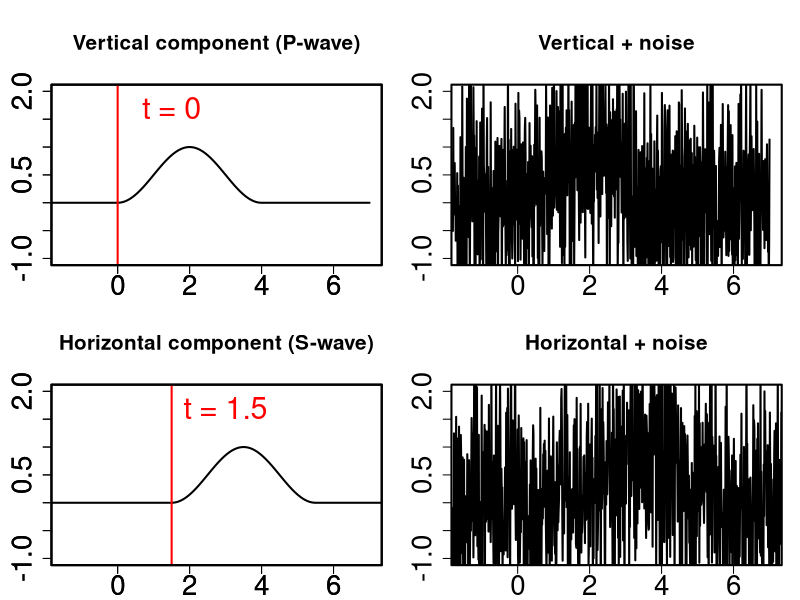
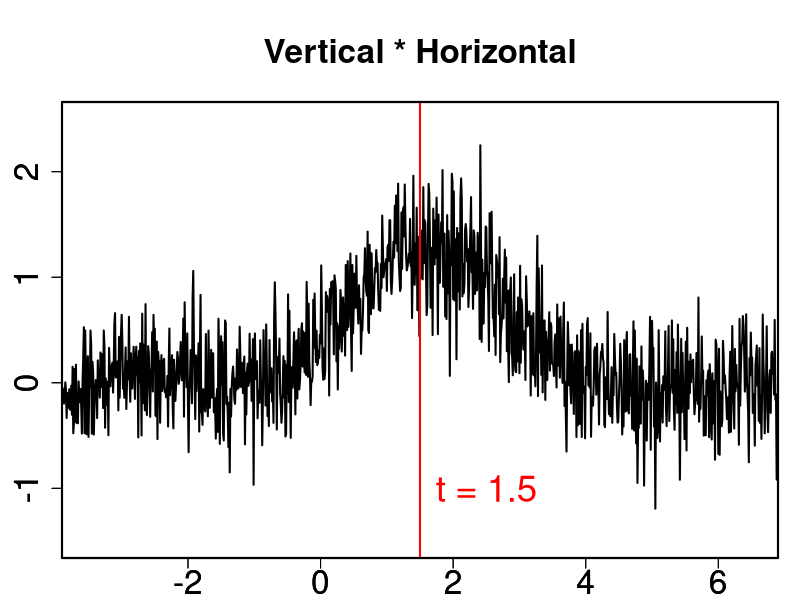

Reproduce these figures in R, in order.
dt = 0.01
T1 = 10.0
T2 = 18.0
n1 = floor(T1 / dt)
n2 = floor(T2 / dt)
ampn = 1.0

set.seed(1)
t1 = dt * c(0 : n1)
fnoise = ampn * rnorm(1 + n1)
finit = 0.5 * (1 + cos(0.5 * pi * (t1 - 1.0)))
finit[t1 <= 3 | t1 >= 7] = 0.0
f = finit + fnoise

t2 = dt * c(0 : n2)
gnoise = ampn * rnorm(1 + n2)
ginit = 0.5 * (1 + cos(0.5 * pi * (t2 - 2.5)))
ginit[t2 <= 4.5 | t2 >= 8.5] = 0.0
g = ginit + gnoise

t = dt * c(- n1 : n2)
fg = rep(0, 1 + n1 + n2)
for (i in 1 : (1 + n1 + n2)) {
    fsub = c(rep(0, n2), f, rep(0, n2))
    if (i == 1) {
        gsub = c(rep(0, 1 - i + n1 + n2), g)
    } else if (i == 1 + n1 + n2) {
        gsub = c(g, rep(0, i - 1))
    } else {
        gsub = c(rep(0, 1 - i + n1 + n2), g, rep(0, i - 1))
    }
    fg[i] = sum(fsub * gsub) * dt
}
filename <- "/Users/ariane/Documents/ResearchProject/ETSscripts/figures/crosscorrelation/seismicwaves_cc.eps"
postscript(filename, width=21, height=5, horizontal=FALSE)
oldpar <- par(mfrow=c(2,2))

par(cex.axis=2, cex.lab=3, cex.main=1.5, mfg=c(1, 1, 2, 2), lwd=2, mar=c(2, 3, 5, 1) + 0.1)
plot(t1 - 3, finit, xlim=c(-1.5, 7), ylim=c(-1, 2), xlab="", ylab="", type="l", lwd=2)
par(new=TRUE)
plot(c(0, 0), c(-2, 3), xlim=c(-1.5, 7), ylim=c(-1, 2), xlab="", ylab="", type="l", lwd=2, col="red")
text(1.5, 1.7, labels="t = 0", cex = 2.2, col="red")
title(main="Vertical component (P-wave)")

par(cex.axis=2, cex.lab=3, cex.main=1.5, mfg=c(1, 2, 2, 2), lwd=2, mar=c(2, 3, 5, 1) + 0.1)
plot(t1 - 3, f, xlim=c(-1.5, 7), ylim=c(-1, 2), xlab="", ylab="", type="l", lwd=2)
title(main="Vertical + noise")

par(cex.axis=2, cex.lab=3, cex.main=1.5, mfg=c(2, 1, 2, 2), lwd=2, mar=c(2, 3, 5, 1) + 0.1)
plot(t2 - 3, ginit, xlim=c(-1.5, 7), ylim=c(-1, 2), xlab="", ylab="", type="l", lwd=2)
par(new=TRUE)
plot(c(1.5, 1.5), c(-2, 3), xlim=c(-1.5, 7), ylim=c(-1, 2), xlab="", ylab="", type="l", lwd=2, col="red")
text(3, 1.7, labels="t = 1.5", cex = 2.2, col="red")
title(main="Horizontal component (S-wave)")

par(cex.axis=2, cex.lab=3, cex.main=1.5, mfg=c(2, 2, 2, 2), lwd=2, mar=c(2, 3, 5, 1) + 0.1)
plot(t2 - 3, g, xlim=c(-1.5, 7), ylim=c(-1, 2), xlab="", ylab="", type="l", lwd=2)
title(main="Horizontal + noise")

dev.off()

filename <- "/Users/ariane/Documents/ResearchProject/ETSscripts/figures/crosscorrelation/crosscorrelation.eps"
postscript(filename, width=21, height=5, horizontal=FALSE)

par(cex.axis=2, cex.lab=3, cex.main=2, lwd=2, mar=c(2, 3, 5, 1) + 0.1)
plot(t, fg, xlim=c(-3.5, 6.5), ylim=c(-1.5, 2.5), xlab="", ylab="", type="l", lwd=2)
par(new=TRUE)
plot(c(1.5, 1.5), c(-2, 3), xlim=c(-3.5, 6.5), ylim=c(-1.5, 2.5), xlab="", ylab="", type="l", lwd=2, col="red")
text(2.5, -1, labels="t = 1.5", cex = 2.2, col="red")
title(main="Vertical * Horizontal")

dev.off()
